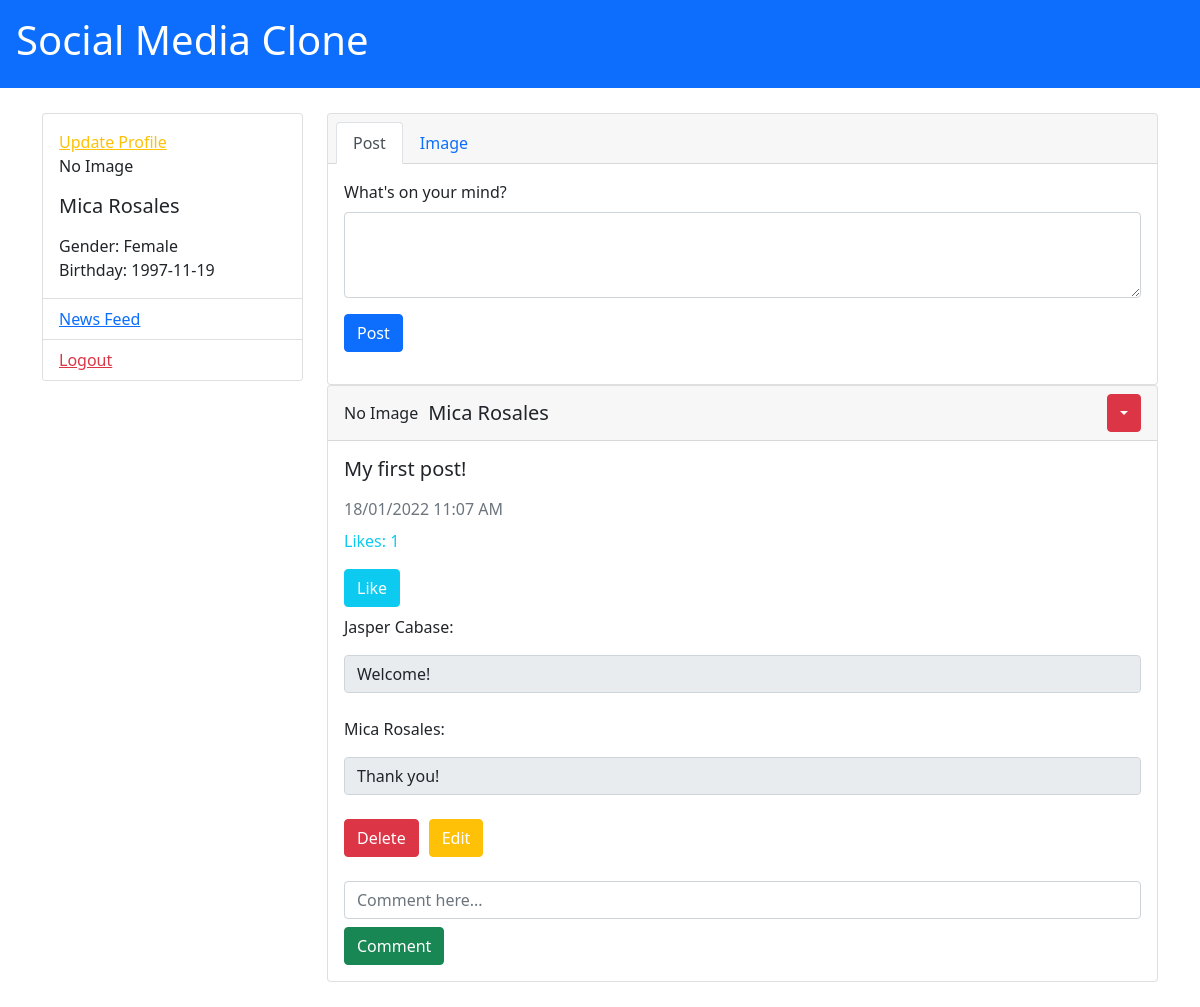
Screenshot of /userprofile.php (signed in) with the database file from the repository.
### tables this page shows
CREATE TABLE `user_table` (
  `ID` int(10) NOT NULL,
  `user_firstname` varchar(100) NOT NULL,
  `user_lastname` varchar(100) NOT NULL,
  `user_email` varchar(100) NOT NULL,
  `user_password` varchar(100) NOT NULL,
  `user_birthday` varchar(100) NOT NULL,
  `user_gender` varchar(100) NOT NULL,
  `work` varchar(500) NOT NULL,
  `status` varchar(500) NOT NULL,
  `user_profile_image` varchar(500) NOT NULL
);

CREATE TABLE `post_table` (
  `post_id` int(11) NOT NULL,
  `user_id` int(11) NOT NULL,
  `post` varchar(100) NOT NULL,
  `images` varchar(500) NOT NULL,
  `likes` int(100) NOT NULL,
  `tags` varchar(100) NOT NULL,
  `time_post` datetime NOT NULL
);

CREATE TABLE `comment_table` (
  `comment_id` int(100) NOT NULL,
  `post_id` int(100) NOT NULL,
  `user_id` int(100) NOT NULL,
  `comment_text` varchar(500) NOT NULL,
  `user_firstname` varchar(100) NOT NULL,
  `user_lastname` varchar(100) NOT NULL
);

### userprofile.php (the view, shortened to what this page needs)
<?php include('createaccount_script.php');
if (empty($_SESSION['displayname'])) {
    header('location: index.php');
} else {
    $userID = $_SESSION['senduserID'];
}
?>
<!DOCTYPE html>
<html>
  <head>
    <link href="https://cdn.jsdelivr.net/npm/bootstrap@5.1.3/dist/css/bootstrap.min.css" rel="stylesheet">
</head>
<body>
  <div class="jumbotron p-3 bg-primary">
        <h1 class="text-white">Social Media Clone</h1>
  </div>
<div class="container">
        <div class="row" style="padding-top: 25px;padding-bottom: 25px;">
            <div class="col-sm-3">
                <div class="card">
                    <div class="card-body">
                    <?php
                       $query = "SELECT * FROM `user_table` WHERE `ID` = '$userID'";
                       $result = mysqli_query($db, $query);
                       while($row = mysqli_fetch_array($result)){
                      ?>
                    <?php echo "<a href='edit_profile.php?id=".$row['ID']."' class='text-warning'>Update Profile</a>"; ?>
                        <div>
                          <?php
                              if (!$row['user_profile_image']){
                                echo "No Image";
                               }else{
                                echo "<img src = 'images/" . $row['user_profile_image']."' class='my-3'>";
                              }
                          ?>
                        </div>
                      <h5 class="my-3"><?php echo $row['user_firstname']." ".$row['user_lastname']; ?></h5>
                        <p style="margin-bottom: 0;">Gender: <?php echo $row['user_gender'];?></p>
                        <p style="margin-bottom: 0;">Birthday: <?php echo $row['user_birthday'];?></p>
                          <?php
                        if ($row['work']==""){
                        }
                        else {
                          ?><p style="margin-bottom: 0;">Occupation: <?php echo $row['work'];?></p>
                          <?php
                        } } ?>
                    </div>
                    <ul class="list-group list-group-flush">
                        <li class="list-group-item">
                        <a href='newsfeed.php'>News Feed</a>
                        </li>
                        <li class="list-group-item">
                        <a href='logout.php' class="text-danger">Logout</a>
                        </li>
                    </ul>
                </div>
            </div>
            <div class="col-sm-9">
                <form class="userprofile" method="POST" action="post_script.php" enctype = "multipart/form-data">
                    <div class="card">
                        <div class="card-header">
                            <ul class="nav nav-tabs card-header-tabs" data-bs-tabs="tabs">
                                <li class="nav-item">
                                    <a class="nav-link active" aria-current="true" data-bs-toggle="tab" href="#post">Post</a>
                                </li>
                                <li class="nav-item">
                                    <a class="nav-link" data-bs-toggle="tab" href="#image">Image</a>
                                </li>
                            </ul>
                        </div>
                        <div class="card-body tab-content">
                            <div class="tab-pane active" id="post">
                                <div class="form-group">
                                      <label class="form-label">What's on your mind?</label>
                                      <textarea class="form-control" name="userpost" id="message" rows="3"></textarea>
                                  </div>
                            </div>
                            <button type="submit" class="btn btn-primary my-3" name="btnpost">Post</button>
                        </div>
                    </div>
                </form>
                <?php
                  $query = "SELECT *, DATE_FORMAT(`time_post`, '%d/%m/%Y %h:%i %p') as `datetime_post` FROM `post_table` a LEFT JOIN `user_table` b ON b.ID = a.user_id WHERE `user_id` = '$userID' ORDER BY `time_post` DESC";
                  $result = mysqli_query($db, $query);
                  while($row = mysqli_fetch_array($result)){
                    $getcomment = $row['post_id'];
                ?>
                <form class="comment" method="POST" action="comment_script.php" enctype = "multipart/form-data">
                    <div class="card gedf-card">
                                <div class="card-header">
                                    <div class="d-flex justify-content-between align-items-center">
                                        <div class="d-flex justify-content-between align-items-center">
                                            <div class="mr-2">
                                                  <?php
                                                    if (!$row['user_profile_image']){
                                                      echo "No Image";
                                                     }else{
                                                      echo "<img class='rounded-circle' width='45'  src = 'images/" . $row['user_profile_image']."'>";
                                                    }
                                                  ?>
                                            </div>
                                            <div class="h5 mb-0" style="margin-left: 10px !important;">
                                              <?php echo $row['user_firstname']. " ". $row['user_lastname'] ;?>
                                            </div>
                                        </div>
                                        <div>
                                    <?php
                                     $finduserposttodelete = "SELECT * FROM `post_table` WHERE `post_id` = '$getcomment' AND `user_id` = '$userID'";
                                     $resultuserposttodelete = mysqli_query($db, $finduserposttodelete);
                                        if(mysqli_num_rows($resultuserposttodelete) > 0){
                                                echo "<div class='dropdown'>";
                                                echo "<button class='btn btn-danger dropdown-toggle' type='button' id='dropdownMenuButton1' data-bs-toggle='dropdown' aria-expanded='false'></button>";
                                                    echo "</div>";
                                            }
                                        ?>
                                        </div>
                                    </div>
                                </div>
                                <div class="card-body">
                                    <h5 class="card-title">
                                    <?php
                                        echo $row['post'];
                                    ?>
                                    </h5>
                                      <?php
                                            $getcomment = $row['post_id'];
                                      ?>
                                    <p class="text-muted mb-2"><?php
                                    echo $row['datetime_post'];
                                    ?></p>
                                    <?php
                                        $getlikecount_query = "SELECT * FROM `like_table` WHERE `post_id` = '$getcomment'";
                                        $resultlikecount_query = mysqli_query($db, $getlikecount_query);
                                        echo "<p class='text-info'>Likes: ";
                                        echo $rowlikecount_query = mysqli_num_rows($resultlikecount_query);
                                        echo "</p>";
                                        $finduseriflikequery = "SELECT * FROM `like_table` WHERE `post_id`= '$getcomment' AND `user_id` = '$userID'";
                                        $resultfinduseriflike = mysqli_query($db,$finduseriflikequery);
                                         if (mysqli_num_rows($resultfinduseriflike)!=0) {
                            ?>
                    </div>
                    <div class="card-footer">
                        <?php
                            echo "<button class='btn btn-danger text-white mb-2' type='submit' name = 'btnlike' value = '".$row['post_id']."'>Unlike1</button>";
                            }
                            else {
                              echo "<button class='btn btn-info text-white mb-2' type='submit' name = 'btnlike' value = '".$row['post_id']."'>Like</button>";
                            }
                            $querylike = "SELECT * FROM `comment_table` WHERE `post_id` = '$getcomment'";
                            $resultlike = mysqli_query($db, $querylike);
                            while($rowlike = mysqli_fetch_array($resultlike)){
                              echo "<p>".$rowlike['user_firstname'], " ", $rowlike['user_lastname'], ": "."";
                              echo "</p>";
                              echo "<input type = 'text' class='form-control' name = 'edit_comment' id = 'edittext' disabled='true' value = '".$rowlike['comment_text']."'>";
                              echo "<br>";
                              $getusercommenttodelete = $rowlike['user_id'];
                              $getpostidfromcommentable = $rowlike['post_id'];
                              if(($getusercommenttodelete == $userID) && ($getpostidfromcommentable == $getcomment)) {
                                echo "<button type='submit' class='btn btn-danger mb-3' style='margin-right: 10px;' name = 'btndelete_comment' value = '".$rowlike['comment_id']."'>Delete</button>";
                                echo "<a class='btn btn-warning text-white mb-3' href='edit_comment.php?id=".$rowlike['comment_id']."'>Edit</a>";
                              }
                            }
                            echo "<input type='text' class='form-control my-2' name = 'commenttext' value = '' placeholder = 'Comment here...'>";
                            echo "<button type='submit' class='btn btn-success' name = 'btncomment' value = '".$row['post_id']."'>Comment</button>";
                      ?>
                            </div>
                        </div>
                    </form>
                    <?php } ?>
            </div>
        </div>
    </div>
</body>
</html>

### rows the page displays
user_table: user_profile_image "No Image", user_firstname "Mica", user_lastname "Rosales", user_gender "Female", user_birthday "1997-11-19"
post_table: user.user_firstname "Mica", user.user_lastname "Rosales", post "My first post!", datetime_post "18/01/2022 11:07 AM", resultlikecount_query "1", $row['post_id'] 131 (drawn)
comment_table: user_firstname "Jasper", user_lastname "Cabase", edit_comment "Welcome!"
comment_table: user_firstname "Mica", user_lastname "Rosales", edit_comment "Thank you!", $rowlike['comment_id'] 38 (drawn)
